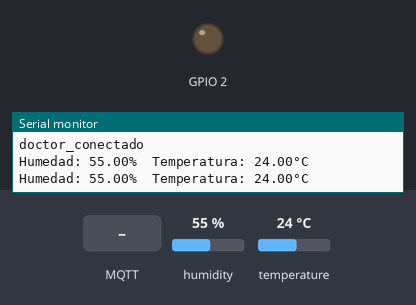
This sketch was run on a simulated ESP32. Shown: output pins drawn as LEDs (lit = HIGH), the last lines printed to the serial monitor. Inputs (shaded band) come from the test bench; at power-on: humidity 55 %, temperature 24 °C. WiFi joins after 1.5 s; servers stay silent unless stated; random numbers use the default seed unless the sketch sets one; no MQTT or app messages arrive unless stated.

Above: at 2.7 s.
2.8 s: MQTT message "true" arrives on the first subscribed topic
At 4.9 s:
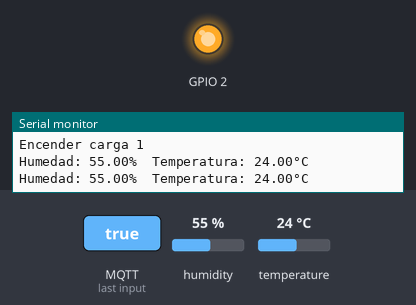
7.0 s: MQTT message "false" arrives on the first subscribed topic
At 8.5 s:
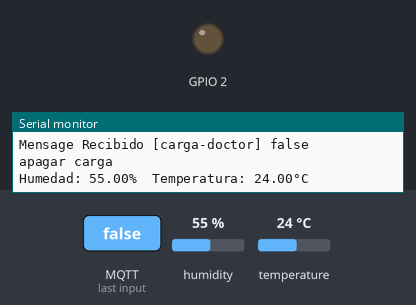
Timing chart, 0 to 10.0 s (numbered marks = the images above; inputs shaded):
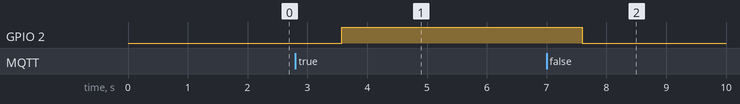

The sketch:

ESP32_dht_mqtt.ino
```cpp
// #include <ESP8266WiFi.h>
#include <WiFi.h>
#include <PubSubClient.h>
#include <DHT.h>

// Define 2 constantes para el parametro de dht(pin, modelo)
#define DHTPIN 14
#define DHTTYPE DHT21
DHT dht(DHTPIN, DHTTYPE);

// Conexion a una red
const char* ssid = "U-SIGLOXXI";
const char* password = "UdeCsigloXXI";

// Conexion con la dirección de tu broker MQTT
const char* mqtt_server = "test.mosquitto.org";

// Crea una instancia del cliente WiFi
WiFiClient espClient;
PubSubClient client(espClient);

// Función para establecer la conexión WiFi
void setup_wifi() {
  delay(10);
  Serial.println();
  //Serial.print("Conectando a: ", ssid);

  WiFi.begin(ssid, password);

  while (WiFi.status() != WL_CONNECTED) {
    delay(500);
    Serial.print(".");
  }

  Serial.println();
  Serial.print("Conexión WiFi establecida con ");
  Serial.println(ssid);
  Serial.print("Dirección IP asignada: ");
  Serial.println(WiFi.localIP());
}

// Función de devolución de llamada para manejar los mensajes MQTT
void callback(char* topic, byte* payload, unsigned int length) {
  Serial.print("Mensage Recibido [");
  Serial.print(topic);
  Serial.print("] ");

  String str_topic = String(topic);
  String str_payload;

  for (int i = 0; i < length; i++) {
    Serial.print((char)payload[i]);
    str_payload += (char)payload[i];
  }

  Serial.println();

  if (str_topic == "carga-doctor") {
    if (str_payload == "true") {
      Serial.println("Encender carga 1");  // puede ir una acción para un pin de la tarjeta
      digitalWrite(2, HIGH);
    }
    if (str_payload == "false") {
      Serial.println("apagar carga");  // puede ir una acción para un pin de la tarjeta
      digitalWrite(2, LOW);
    }
  }
}

void setup() {
  pinMode(2, OUTPUT);
  Serial.begin(115200);

  setup_wifi();
  client.setServer(mqtt_server, 1883);
  client.setCallback(callback);

  dht.begin();          // Inicializa libreria del sensor de humedad y temperatura
  pinMode(14, OUTPUT);  // Usamos el pin 14 para conectarlo al DATA del DHT11
}

void reconnect() {
  if (!client.connected()) {
    while (!client.connected()) {  // Intenta reconectar si no está conectado
      Serial.println("Intentando conexión MQTT...");
      String clientId = "doctor_";
      Serial.print(clientId);
      clientId += String(random(0xffff), HEX);
      if (client.connect(clientId.c_str())) {
        Serial.println("conectado");
        //client.publish("test-arana", "Prueba servidor arana");
        client.subscribe("carga-doctor");
      } else {
        Serial.print("falló, rc=");
        Serial.print(client.state());
        Serial.println(" intentando de nuevo en 5 segundos");
        delay(5000);
      }
    }
  }
}

void loop() {
  if (!client.connected()) {
    reconnect();
  }

  client.loop();

  // Leer humedad y temperatura del DHT dht
  float h = dht.readHumidity();
  float t = dht.readTemperature();

  Serial.print("Humedad: ");
  Serial.print(h);
  Serial.print("%  Temperatura: ");
  Serial.print(t);
  Serial.println("°C  ");

  client.publish("temp-doctor", String(t).c_str());
  client.publish("hum-doctor", String(h).c_str());


  delay(1000);
}
```

Measured:
- after the input at 2.8 s, GPIO 2: LOW → HIGH after 0.78 s
- after the input at 7.0 s, GPIO 2: HIGH → LOW after 0.59 s
